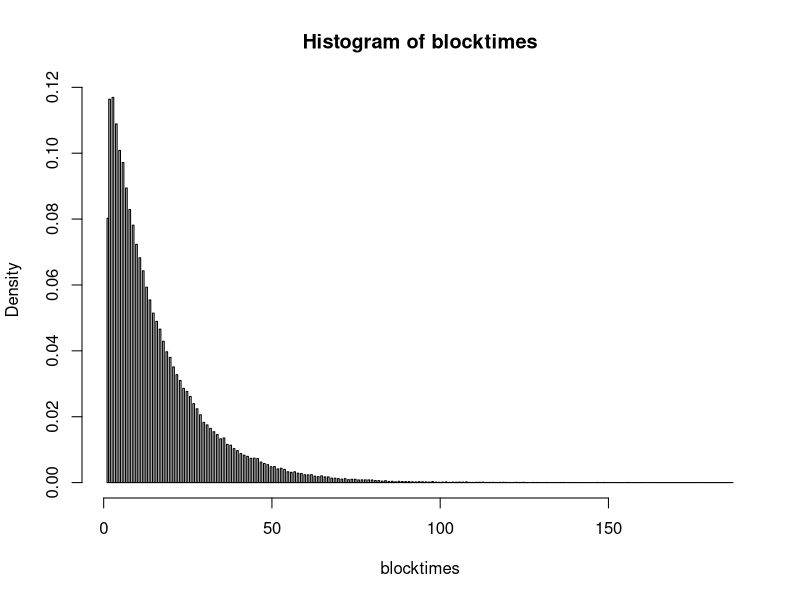

The R source for this figure:
#!/usr/bin/env Rscript

# leave the silly outlier out for better plots

blocktimes = as.matrix(read.csv(file = "../data/30daydiffs.csv", head = FALSE))
blocktimes = setNames(blocktimes, c("blocktime"))
summary(blocktimes)
quantile(blocktimes, c(0.9, 0.95, 0.99, 0.999, 0.9999))
png(file = "30daydistro.png", width = 1000, height = 350)
hist(blocktimes, breaks = 600, freq = FALSE)
dev.off()
